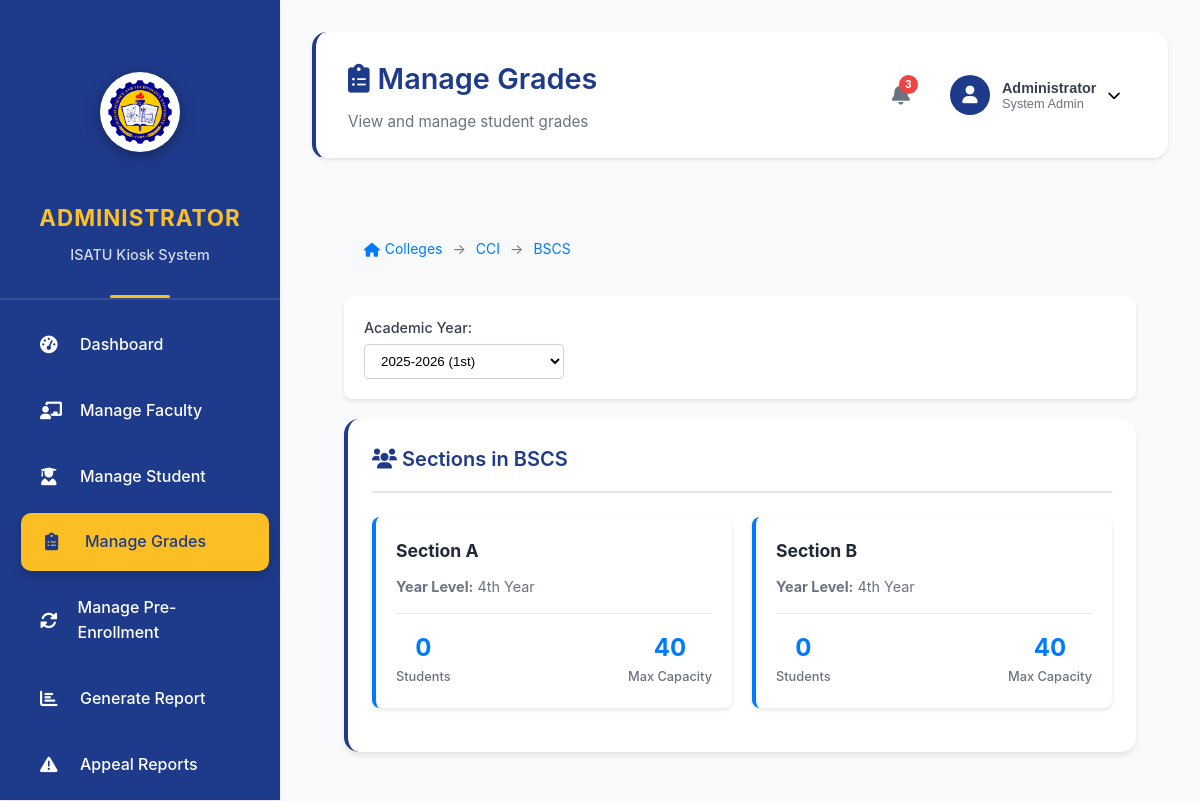
Screenshot of /view/manage_grades.php?department_id=12&program_id=13&academic_year_id=3 (signed in) with the database file from the repository.
### tables this page shows
CREATE TABLE `departments` (
  `id` int(11) NOT NULL,
  `name` varchar(100) NOT NULL,
  `code` varchar(10) NOT NULL,
  `description` text DEFAULT NULL,
  `head_faculty_id` int(11) DEFAULT NULL,
  `created_at` timestamp NOT NULL DEFAULT current_timestamp(),
  `status` enum('active','inactive') DEFAULT 'active'
);

CREATE TABLE `programs` (
  `id` int(11) NOT NULL,
  `program_code` varchar(20) NOT NULL,
  `program_name` varchar(100) NOT NULL,
  `department_id` int(11) NOT NULL,
  `degree_type` enum('bachelor','master','doctorate','certificate') DEFAULT 'bachelor',
  `duration_years` int(11) DEFAULT 4,
  `description` text DEFAULT NULL,
  `status` enum('active','inactive') DEFAULT 'active',
  `created_at` timestamp NOT NULL DEFAULT current_timestamp()
);

CREATE TABLE `sections` (
  `id` int(11) NOT NULL,
  `section_name` varchar(50) NOT NULL,
  `year_level` enum('1st','2nd','3rd','4th','5th') NOT NULL,
  `program_id` int(11) NOT NULL,
  `academic_year_id` int(11) NOT NULL,
  `adviser_id` int(11) DEFAULT NULL,
  `max_students` int(11) DEFAULT 40,
  `status` enum('active','inactive') DEFAULT 'active',
  `created_at` timestamp NOT NULL DEFAULT current_timestamp()
);

### view/manage_grades.php (the view, shortened to what this page needs)
<?php
require_once '../config/database.php';
$department_id = isset($_GET['department_id']) ? (int)$_GET['department_id'] : null;
$program_id = isset($_GET['program_id']) ? (int)$_GET['program_id'] : null;
$section_id = isset($_GET['section_id']) ? (int)$_GET['section_id'] : null;
$academic_year_id = isset($_GET['academic_year_id']) ? (int)$_GET['academic_year_id'] : null;
try {
    $stmt = $pdo->prepare("SELECT * FROM academic_years ORDER BY year_start DESC, semester");
    $stmt->execute();
    $academic_years = $stmt->fetchAll(PDO::FETCH_ASSOC);
} catch (PDOException $e) {
    $academic_years = [];
    error_log("Error fetching academic years: " . $e->getMessage());
}
$departments = [];
$sections = [];
$current_department = null;
$current_program = null;
try {
    if (!$department_id) {
        $stmt = $pdo->prepare("
            SELECT d.*, u.first_name, u.last_name,
                   COUNT(DISTINCT p.id) as program_count,
                   COUNT(DISTINCT s.id) as student_count
            FROM departments d
            LEFT JOIN users u ON d.head_faculty_id = u.id
            LEFT JOIN programs p ON d.id = p.department_id AND p.status = 'active'
            LEFT JOIN student_profiles sp ON p.id = sp.program_id
            LEFT JOIN users s ON sp.user_id = s.id AND s.role = 'student' AND s.status = 'active'
            WHERE d.status = 'active'
            GROUP BY d.id
            ORDER BY d.name
        ");
        $stmt->execute();
        $departments = $stmt->fetchAll(PDO::FETCH_ASSOC);
    } elseif (!$section_id) {
        $stmt = $pdo->prepare("SELECT * FROM departments WHERE id = ?");
        $stmt->execute([$department_id]);
        $current_department = $stmt->fetch(PDO::FETCH_ASSOC);
        $stmt = $pdo->prepare("SELECT * FROM programs WHERE id = ?");
        $stmt->execute([$program_id]);
        $current_program = $stmt->fetch(PDO::FETCH_ASSOC);
        $stmt = $pdo->prepare("
            SELECT s.*, u.first_name as adviser_first_name, u.last_name as adviser_last_name,
                   COUNT(DISTINCT sp.user_id) as student_count
            FROM sections s
            LEFT JOIN users u ON s.adviser_id = u.id
            LEFT JOIN student_profiles sp ON s.id = sp.section_id
            WHERE s.program_id = ? AND s.academic_year_id = ? AND s.status = 'active'
            GROUP BY s.id
            ORDER BY s.year_level, s.section_name
        ");
        $stmt->execute([$program_id, $academic_year_id]);
        $sections = $stmt->fetchAll(PDO::FETCH_ASSOC);
    }
} catch (PDOException $e) {
    error_log("Database error in manage_grades.php: " . $e->getMessage());
    $message = 'Error loading data: ' . $e->getMessage();
    $message_type = 'error';
}
?>
<!DOCTYPE html>
<html lang="en">
<head>
    <link href="https://cdnjs.cloudflare.com/ajax/libs/font-awesome/6.0.0/css/all.min.css" rel="stylesheet">
    <link href="../assets/css/admin_dashboard.css" rel="stylesheet">
</head>
<body>
    <div class="admin-layout">
        <?php include '../includes/sidebar.php'; ?>
        <div class="main-content">
            <?php include '../includes/header.php'; ?>
            <div class="dashboard-content">
                <div class="breadcrumb">
                    <a href="?">
                        <i class="fas fa-home"></i>
                        Colleges
                    </a>
                    <?php if ($current_department): ?>
                        <span class="breadcrumb-separator">→</span>
                        <a href="?department_id=<?php echo $department_id; ?>&academic_year_id=<?php echo $academic_year_id; ?>">
                            <?php echo htmlspecialchars($current_department['name']); ?>
                        </a>
                    <?php endif; ?>
                    <?php if ($current_program): ?>
                        <span class="breadcrumb-separator">→</span>
                        <a href="?department_id=<?php echo $department_id; ?>&program_id=<?php echo $program_id; ?>&academic_year_id=<?php echo $academic_year_id; ?>">
                            <?php echo htmlspecialchars($current_program['program_name']); ?>
                        </a>
                    <?php endif; ?>
                </div>
                <?php if ($department_id): ?>
                <div class="filter-section">
                    <form method="GET" class="filter-row">
                        <div class="filter-group">
                            <label for="academic_year_id">Academic Year:</label>
                            <select name="academic_year_id" id="academic_year_id" class="filter-select" onchange="this.form.submit()">
                                <?php foreach ($academic_years as $ay): ?>
                                <option value="<?php echo $ay['id']; ?>" <?php echo ($academic_year_id == $ay['id']) ? 'selected' : ''; ?>>
                                    <?php echo $ay['year_start'] . '-' . $ay['year_end'] . ' (' . ucfirst($ay['semester']) . ')'; ?>
                                </option>
                                <?php endforeach; ?>
                            </select>
                        </div>
                    </form>
                </div>
                <?php endif; ?>
                <?php if (!$department_id): ?>
                    <div class="dashboard-card">
                        <div class="card-header">
                            <h3 class="card-title">
                                <i class="fas fa-building"></i> Colleges
                            </h3>
                        </div>
                        <div class="card-content">
                            <?php if (empty($departments)): ?>
                                <div class="empty-state">
                                    <i class="fas fa-building"></i>
                                    <h3>No Colleges Found</h3>
                                    <p>No active colleges are available.</p>
                                </div>
                            <?php else: ?>
                                <div class="cards-grid">
                                    <?php foreach ($departments as $dept): ?>
                                        <div class="info-card" onclick="location.href='?department_id=<?php echo $dept['id']; ?>'">
                                            <h3><?php echo htmlspecialchars($dept['name']); ?></h3>
                                            <?php if ($dept['first_name']): ?>
                                                <p><strong>Head:</strong> <?php echo htmlspecialchars($dept['first_name'] . ' ' . $dept['last_name']); ?></p>
                                            <?php endif; ?>
                                            <div class="stats">
                                                <div class="stat-item">
                                                    <div class="stat-value"><?php echo $dept['program_count']; ?></div>
                                                    <div class="stat-label">Programs</div>
                                                </div>
                                                <div class="stat-item">
                                                    <div class="stat-value"><?php echo $dept['student_count']; ?></div>
                                                    <div class="stat-label">Students</div>
                                                </div>
                                            </div>
                                        </div>
                                    <?php endforeach; ?>
                                </div>
                            <?php endif; ?>
                        </div>
                    </div>
                <?php elseif (!$section_id): ?>
                    <div class="dashboard-card">
                        <div class="card-header">
                            <h3 class="card-title">
                                <i class="fas fa-users"></i> Sections in <?php echo htmlspecialchars($current_program['program_name']); ?>
                            </h3>
                        </div>
                        <div class="card-content">
                            <?php if (empty($sections)): ?>
                                <div class="empty-state">
                                    <i class="fas fa-users"></i>
                                    <h3>No Sections Found</h3>
                                    <p>No active sections are available for this program in the selected academic year.</p>
                                </div>
                            <?php else: ?>
                                <div class="cards-grid">
                                    <?php foreach ($sections as $section): ?>
                                        <div class="info-card" onclick="location.href='?department_id=<?php echo $department_id; ?>&program_id=<?php echo $program_id; ?>&section_id=<?php echo $section['id']; ?>&academic_year_id=<?php echo $academic_year_id; ?>'">
                                            <h3>Section <?php echo htmlspecialchars($section['section_name']); ?></h3>
                                            <p><strong>Year Level:</strong> <?php echo htmlspecialchars($section['year_level']); ?> Year</p>
                                            <div class="stats">
                                                <div class="stat-item">
                                                    <div class="stat-value"><?php echo $section['student_count']; ?></div>
                                                    <div class="stat-label">Students</div>
                                                </div>
                                                <div class="stat-item">
                                                    <div class="stat-value"><?php echo $section['max_students']; ?></div>
                                                    <div class="stat-label">Max Capacity</div>
                                                </div>
                                            </div>
                                        </div>
                                    <?php endforeach; ?>
                                </div>
                            <?php endif; ?>
                        </div>
                    </div>
                <?php endif; ?>
            </div>
        </div>
    </div>
</body>
</html>

### assets/css/admin_dashboard.css (style rules this page uses)
:root { --primary-blue: #1e3a8a; --secondary-blue: #3b82f6; --golden-yellow: #fbbf24; --light-yellow: #fef3c7; --white: #ffffff; --light-gray: #f8fafc; --gray: #64748b; --dark-gray: #334155; --success: #10b981; --warning: #f59e0b; --danger: #ef4444; --border-color: #e2e8f0; --shadow: 0 4px 6px -1px rgba(0, 0, 0, 0.1); }
* { margin: 0; padding: 0; box-sizing: border-box; }
body { font-family: -apple-system, BlinkMacSystemFont, 'Segoe UI', Roboto, sans-serif; background-color: var(--light-gray); color: var(--dark-gray); line-height: 1.6; }
.dashboard-container, .admin-layout { display: flex; min-height: 100vh; }
.main-content { flex: 1; margin-left: 280px; background-color: var(--light-gray); padding: 2rem; }
.dashboard-content { padding: 2rem; }
.stat-value { font-size: 2.5rem; font-weight: 700; color: var(--primary-blue); }
.stat-content p, .stat-label { color: var(--gray); font-weight: 500; font-size: 1rem; }
.large-section, .small-section, .dashboard-card { background: var(--white); border-radius: 15px; box-shadow: var(--shadow); overflow: hidden; border-left: 4px solid var(--primary-blue); padding: 1.5rem; }
.section-header, .card-header { display: flex; justify-content: space-between; align-items: center; margin-bottom: 1.5rem; padding-bottom: 1rem; border-bottom: 2px solid var(--border-color); }
.section-header h2, .section-header h3, .card-title { color: var(--primary-blue); font-weight: 600; font-size: 1.25rem; }
.stat-card, .dashboard-card { animation: fadeIn 0.6s ease-out; }

### view/manage_grades.php (style rules this page uses)
.breadcrumb { background: #f8f9fa; padding: 15px 20px; border-radius: 8px; margin-bottom: 20px; display: flex; align-items: center; gap: 10px; font-size: 14px; }
.breadcrumb a { color: #007bff; text-decoration: none; display: flex; align-items: center; gap: 5px; }
.breadcrumb-separator { color: #6c757d; }
.cards-grid { display: grid; grid-template-columns: repeat(auto-fill, minmax(300px, 1fr)); gap: 20px; margin-bottom: 20px; }
.info-card { background: white; border-radius: 8px; padding: 20px; box-shadow: 0 2px 4px rgba(0,0,0,0.1); border-left: 4px solid #007bff; transition: all 0.3s ease; cursor: pointer; }
.info-card h3 { margin: 0 0 10px 0; color: #1f2937; font-size: 1.1em; }
.info-card p { margin: 5px 0; color: #6b7280; font-size: 0.9em; }
.info-card .stats { display: flex; justify-content: space-between; margin-top: 15px; padding-top: 15px; border-top: 1px solid #e5e7eb; }
.stat-item { text-align: center; }
.stat-value { font-size: 1.5em; font-weight: bold; color: #007bff; }
.stat-label { font-size: 0.8em; color: #6b7280; }
.filter-section { background: white; padding: 20px; border-radius: 8px; margin-bottom: 20px; box-shadow: 0 2px 4px rgba(0,0,0,0.1); }
.filter-row { display: flex; align-items: center; gap: 15px; flex-wrap: wrap; }
.filter-group { display: flex; flex-direction: column; gap: 5px; }
.filter-group label { font-size: 0.9em; font-weight: 500; color: #374151; }
.filter-select { padding: 8px 12px; border: 1px solid #d1d5db; border-radius: 4px; background: white; min-width: 200px; }

### rows the page displays
departments: name "CCI"
programs: program_name "BSCS"
sections: section_name "A", year_level "4th", student_count "0", max_students "40"
sections: section_name "B", year_level "4th", student_count "0", max_students "40"

### other values shown
$current_info['title'] "Manage Grades"
$current_info['description'] "View and manage student grades"
form field academic_year_id "2025-2026 (1st)"
